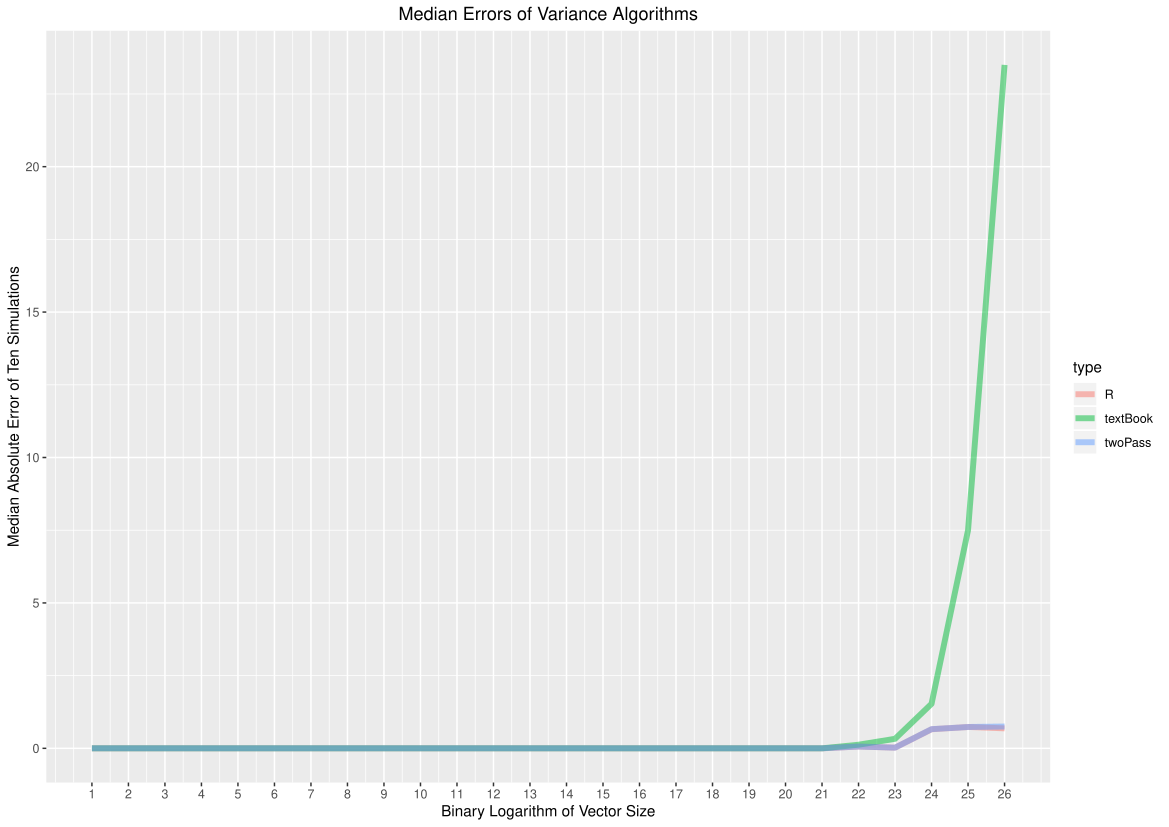

Source code (R):
# Name: Christian Peters

library(microbenchmark)
library(ggplot2)

# this library is used to execute the variance simulation in parallel
library(parallel)

# No 1)
#======
# i)
print(1.01 + 1.02 == 1.03)
# ii)
print(0.1*0.05/0.05 == 0.1)
# iii)
print(sqrt(2)**2 == 2)
# iv)
print(2 + 1e32 - 1e32 == 2)
# v)
print(exp(log(3)) == 3)
# vi)
print(choose(23, 2) == factorial(23) / (factorial(2)*factorial(21)))
# example 1: roots of a polynomial
# the polynomial (x-2)^2 = x^2 - 4x + 4 has 2 as the only root
print(polyroot(c(4, -4, 1))==2)
# example 2: sin and cos
# sin(x)**2 + cos(x)**2 = 1
print(sin(0.08)**2 + cos(0.08)**2 == 1)


# No 3)
#======

#' Computes the variance of a vector using the two pass algorithm.
#' 
#' @param x A numeric vector.
#' 
#' @return The variance of x.
varTwoPass <- function(x) {
  stopifnot(is.numeric(x))
  return(sum((x-mean(x))**2)/(length(x)-1))
}

#' Computes the variance of a vector using the textbook algorithm.
#' 
#' @param x A numeric vector.
#' 
#' @return The variance of x.
varTextBook <- function(x) {
  stopifnot(is.numeric(x))
  return((sum(x**2) - sum(x)**2/length(x))/(length(x)-1))
}

#' Computes the variance of a vector 1...n or an arbitrary permutation
#' thereof analytically.
#' 
#' @param x A numeric vector containing the first n natural numbers.
#' 
#' @return The variance of x.
varAnalytical <- function(x) {
  stopifnot(is.numeric(x))
  n <- length(x)
  return((n*(n+1))/12.)
}

varEval <- function() {
  # simulation parameters
  minExponent <- 1
  maxExponent <- 26
  simCount <- 10
  
  # the medians of the errors from ten simulations are stored here
  errors_twoPass <- numeric(maxExponent-minExponent+1)
  errors_textBook <- numeric(maxExponent-minExponent+1)
  errors_R <- numeric(maxExponent-minExponent+1)
  
  # get number of cores used for parallel computations
  cores <- detectCores()
  
  # initialize the cluster
  cluster <- makeCluster(cores)
  clusterExport(cluster, c("varAnalytical", "varTextBook", "varTwoPass"))
  
  # simulation loop
  for (exponent in minExponent:maxExponent) {
    # compute a matrix consisting of the intermediate errors (do this in parallel)
    tmp_errors <- parSapply(cluster, 1:simCount, function(x){
      # create a random permutation of the integers from 1:2^maxExponent
      permutation <- sample.int(2**exponent)
      
      # calculate the real variance and the errors of the algorithms
      realVar <- varAnalytical(permutation)
      return(c(abs(varTwoPass(permutation) - realVar),
               abs(varTextBook(permutation) - realVar),
               abs(var(permutation) - realVar)))
    })
    
    # calculate the medians and store them
    errors_twoPass[exponent-minExponent+1] <- median(tmp_errors[1,])
    errors_textBook[exponent-minExponent+1] <- median(tmp_errors[2,])
    errors_R[exponent-minExponent+1] <- median(tmp_errors[3,])
  }
  
  # stop the cluster
  stopCluster(cluster)
  
  # create the dataframe used for plotting
  res <- data.frame(exponent=rep(minExponent:maxExponent, 3),
                    type=rep(c('twoPass', 'textBook', 'R'),
                             each=(maxExponent-minExponent+1)),
                    error=c(errors_twoPass, errors_textBook, errors_R))

  # plot the results
  print(
    ggplot(res, aes(x=exponent, y=error, color=type)) +
      geom_line(size=2, alpha=0.5) + 
      ggtitle("Median Errors of Variance Algorithms") +
      scale_y_continuous(name="Median Absolute Error of Ten Simulations") + 
      scale_x_continuous(name="Binary Logarithm of Vector Size",
                         breaks=minExponent:maxExponent) +
      theme(plot.title = element_text(hjust = 0.5))
  )
}

#print(microbenchmark(varEval(), times=1))

# The algorithms produce exact results when the exponent is in the interval [1, 21].
#
# As seen in the plot, R most likely uses the two pass algorithm.
#
# The order of the numbers affects the accuracy of the computations. If a vector
# is sorted in ascending order, the variance calculations will be more accurate
# than for vectors that are sorted in descending order.
# This is due to the fact that adding small values to a big sum
# (like it is done when computing the variance)
# does not affect the big sum, but adding small values successively gradually
# increases the sum without disturbing the overall accuracy.
